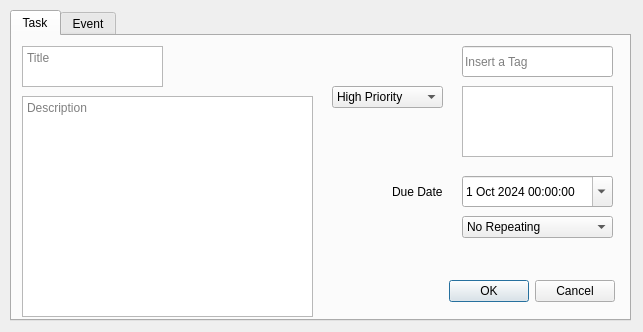
<?xml version="1.0" encoding="UTF-8"?>
<ui version="4.0">
 <class>AddWindow</class>
 <widget class="QDialog" name="AddWindow">
  <property name="enabled">
   <bool>true</bool>
  </property>
  <property name="geometry">
   <rect>
    <x>0</x>
    <y>0</y>
    <width>643</width>
    <height>332</height>
   </rect>
  </property>
  <property name="sizePolicy">
   <sizepolicy hsizetype="Fixed" vsizetype="Fixed">
    <horstretch>0</horstretch>
    <verstretch>0</verstretch>
   </sizepolicy>
  </property>
  <property name="minimumSize">
   <size>
    <width>643</width>
    <height>332</height>
   </size>
  </property>
  <property name="maximumSize">
   <size>
    <width>643</width>
    <height>332</height>
   </size>
  </property>
  <property name="cursor">
   <cursorShape>ArrowCursor</cursorShape>
  </property>
  <property name="focusPolicy">
   <enum>Qt::TabFocus</enum>
  </property>
  <property name="windowTitle">
   <string>Add Window</string>
  </property>
  <property name="sizeGripEnabled">
   <bool>false</bool>
  </property>
  <widget class="QTabWidget" name="AddTabs">
   <property name="geometry">
    <rect>
     <x>10</x>
     <y>10</y>
     <width>621</width>
     <height>311</height>
    </rect>
   </property>
   <property name="sizePolicy">
    <sizepolicy hsizetype="Fixed" vsizetype="Fixed">
     <horstretch>0</horstretch>
     <verstretch>0</verstretch>
    </sizepolicy>
   </property>
   <property name="minimumSize">
    <size>
     <width>0</width>
     <height>0</height>
    </size>
   </property>
   <property name="maximumSize">
    <size>
     <width>16777215</width>
     <height>16777215</height>
    </size>
   </property>
   <property name="accessibleName">
    <string>task</string>
   </property>
   <property name="tabPosition">
    <enum>QTabWidget::North</enum>
   </property>
   <property name="tabShape">
    <enum>QTabWidget::Rounded</enum>
   </property>
   <property name="currentIndex">
    <number>0</number>
   </property>
   <widget class="QWidget" name="taskTab">
    <property name="sizePolicy">
     <sizepolicy hsizetype="Fixed" vsizetype="Fixed">
      <horstretch>0</horstretch>
      <verstretch>0</verstretch>
     </sizepolicy>
    </property>
    <property name="cursor">
     <cursorShape>ArrowCursor</cursorShape>
    </property>
    <attribute name="title">
     <string>Task</string>
    </attribute>
    <widget class="QTextEdit" name="TaskTitleInput">
     <property name="geometry">
      <rect>
       <x>10</x>
       <y>10</y>
       <width>141</width>
       <height>41</height>
      </rect>
     </property>
     <property name="cursor" stdset="0">
      <cursorShape>IBeamCursor</cursorShape>
     </property>
     <property name="placeholderText">
      <string>Title</string>
     </property>
    </widget>
    <widget class="QTextEdit" name="TaskDescInput">
     <property name="geometry">
      <rect>
       <x>10</x>
       <y>60</y>
       <width>291</width>
       <height>221</height>
      </rect>
     </property>
     <property name="cursor" stdset="0">
      <cursorShape>IBeamCursor</cursorShape>
     </property>
     <property name="placeholderText">
      <string>Description</string>
     </property>
    </widget>
    <widget class="QLabel" name="TaskDateLabel">
     <property name="geometry">
      <rect>
       <x>380</x>
       <y>140</y>
       <width>61</width>
       <height>31</height>
      </rect>
     </property>
     <property name="text">
      <string>Due Date</string>
     </property>
    </widget>
    <widget class="QComboBox" name="TaskRepeat">
     <property name="geometry">
      <rect>
       <x>450</x>
       <y>180</y>
       <width>151</width>
       <height>22</height>
      </rect>
     </property>
     <property name="cursor">
      <cursorShape>PointingHandCursor</cursorShape>
     </property>
     <property name="toolTip">
      <string>Repeating due date</string>
     </property>
     <item>
      <property name="text">
       <string>No Repeating</string>
      </property>
     </item>
     <item>
      <property name="text">
       <string>Daily</string>
      </property>
     </item>
     <item>
      <property name="text">
       <string>Weekly</string>
      </property>
     </item>
     <item>
      <property name="text">
       <string>Monthly</string>
      </property>
     </item>
     <item>
      <property name="text">
       <string>Yearly</string>
      </property>
     </item>
    </widget>
    <widget class="QComboBox" name="TaskPriorityValue">
     <property name="geometry">
      <rect>
       <x>320</x>
       <y>50</y>
       <width>111</width>
       <height>22</height>
      </rect>
     </property>
     <property name="cursor">
      <cursorShape>PointingHandCursor</cursorShape>
     </property>
     <property name="toolTip">
      <string>Priority is useful for filtering</string>
     </property>
     <item>
      <property name="text">
       <string>High Priority</string>
      </property>
     </item>
     <item>
      <property name="text">
       <string>Moderate Priority</string>
      </property>
     </item>
     <item>
      <property name="text">
       <string>Low Priority</string>
      </property>
     </item>
    </widget>
    <widget class="QDateTimeEdit" name="TaskDate">
     <property name="geometry">
      <rect>
       <x>450</x>
       <y>140</y>
       <width>151</width>
       <height>31</height>
      </rect>
     </property>
     <property name="cursor">
      <cursorShape>PointingHandCursor</cursorShape>
     </property>
     <property name="dateTime">
      <datetime>
       <hour>0</hour>
       <minute>0</minute>
       <second>0</second>
       <year>2024</year>
       <month>10</month>
       <day>1</day>
      </datetime>
     </property>
     <property name="calendarPopup">
      <bool>true</bool>
     </property>
    </widget>
    <widget class="QLineEdit" name="TaskTagInput">
     <property name="geometry">
      <rect>
       <x>450</x>
       <y>10</y>
       <width>151</width>
       <height>31</height>
      </rect>
     </property>
     <property name="toolTip">
      <string>&lt;html&gt;&lt;head/&gt;&lt;body&gt;&lt;p&gt;A tag should have no spaces. &lt;/p&gt;&lt;p&gt;Press enter to add tag&lt;/p&gt;&lt;/body&gt;&lt;/html&gt;</string>
     </property>
     <property name="whatsThis">
      <string>&lt;html&gt;&lt;head/&gt;&lt;body&gt;&lt;p&gt;Tags are optional feature for categorizing events/tasks&lt;/p&gt;&lt;/body&gt;&lt;/html&gt;</string>
     </property>
     <property name="inputMask">
      <string/>
     </property>
     <property name="text">
      <string/>
     </property>
     <property name="placeholderText">
      <string>Insert a Tag</string>
     </property>
     <property name="clearButtonEnabled">
      <bool>false</bool>
     </property>
    </widget>
    <widget class="QListWidget" name="TaskTags">
     <property name="geometry">
      <rect>
       <x>450</x>
       <y>50</y>
       <width>151</width>
       <height>71</height>
      </rect>
     </property>
     <property name="cursor" stdset="0">
      <cursorShape>IBeamCursor</cursorShape>
     </property>
    </widget>
    <widget class="QDialogButtonBox" name="TaskDialogButtonBox">
     <property name="geometry">
      <rect>
       <x>410</x>
       <y>240</y>
       <width>193</width>
       <height>31</height>
      </rect>
     </property>
     <property name="standardButtons">
      <set>QDialogButtonBox::Cancel|QDialogButtonBox::Ok</set>
     </property>
    </widget>
   </widget>
   <widget class="QWidget" name="eventTab">
    <property name="sizePolicy">
     <sizepolicy hsizetype="Fixed" vsizetype="Fixed">
      <horstretch>0</horstretch>
      <verstretch>0</verstretch>
     </sizepolicy>
    </property>
    <attribute name="title">
     <string>Event</string>
    </attribute>
    <widget class="QLabel" name="EventDateLabel">
     <property name="geometry">
      <rect>
       <x>350</x>
       <y>90</y>
       <width>31</width>
       <height>31</height>
      </rect>
     </property>
     <property name="text">
      <string>Date</string>
     </property>
    </widget>
    <widget class="QDateTimeEdit" name="EventDate">
     <property name="geometry">
      <rect>
       <x>390</x>
       <y>90</y>
       <width>151</width>
       <height>31</height>
      </rect>
     </property>
     <property name="cursor">
      <cursorShape>PointingHandCursor</cursorShape>
     </property>
     <property name="dateTime">
      <datetime>
       <hour>0</hour>
       <minute>0</minute>
       <second>0</second>
       <year>2024</year>
       <month>10</month>
       <day>1</day>
      </datetime>
     </property>
     <property name="calendarPopup">
      <bool>true</bool>
     </property>
    </widget>
    <widget class="QComboBox" name="EventRepeatValue">
     <property name="geometry">
      <rect>
       <x>390</x>
       <y>130</y>
       <width>151</width>
       <height>22</height>
      </rect>
     </property>
     <property name="cursor">
      <cursorShape>PointingHandCursor</cursorShape>
     </property>
     <property name="toolTip">
      <string>Repeating due date</string>
     </property>
     <item>
      <property name="text">
       <string>No Repeating</string>
      </property>
     </item>
     <item>
      <property name="text">
       <string>Daily</string>
      </property>
     </item>
     <item>
      <property name="text">
       <string>Weekly</string>
      </property>
     </item>
     <item>
      <property name="text">
       <string>Monthly</string>
      </property>
     </item>
     <item>
      <property name="text">
       <string>Yearly</string>
      </property>
     </item>
    </widget>
    <widget class="QTextEdit" name="EventTitleInput">
     <property name="geometry">
      <rect>
       <x>10</x>
       <y>10</y>
       <width>141</width>
       <height>41</height>
      </rect>
     </property>
     <property name="cursor" stdset="0">
      <cursorShape>IBeamCursor</cursorShape>
     </property>
     <property name="placeholderText">
      <string>Title</string>
     </property>
    </widget>
    <widget class="QTextEdit" name="EventDescInput">
     <property name="geometry">
      <rect>
       <x>10</x>
       <y>60</y>
       <width>291</width>
       <height>221</height>
      </rect>
     </property>
     <property name="placeholderText">
      <string>Description</string>
     </property>
    </widget>
    <widget class="QDialogButtonBox" name="EventDialogButtonBox">
     <property name="geometry">
      <rect>
       <x>410</x>
       <y>240</y>
       <width>193</width>
       <height>31</height>
      </rect>
     </property>
     <property name="standardButtons">
      <set>QDialogButtonBox::Cancel|QDialogButtonBox::Ok</set>
     </property>
    </widget>
   </widget>
  </widget>
 </widget>
 <resources/>
 <connections/>
</ui>
